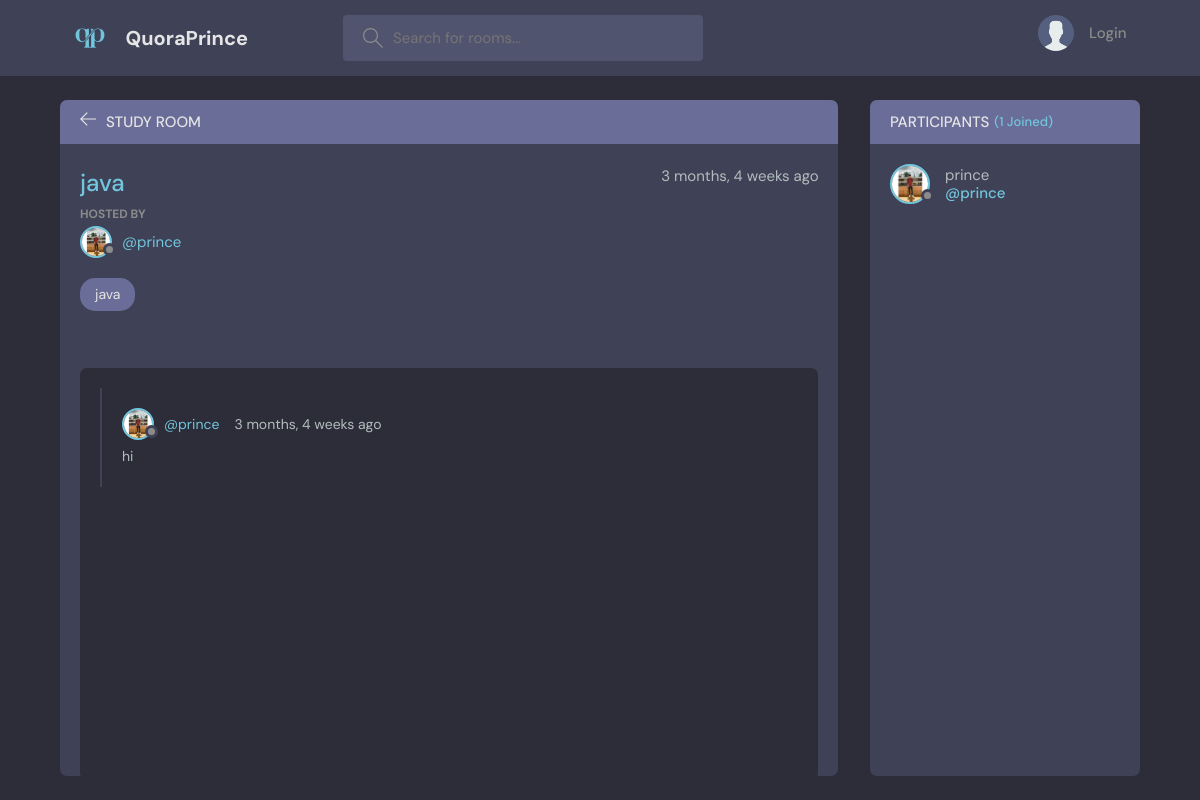
/room/11/, run on the app's committed database.
### base/models.py (models this page shows, shortened)
class Room(models.Model):
    host = models.ForeignKey(User, on_delete=models.SET_NULL, null=True)
    topic = models.ForeignKey(Topic, on_delete=models.SET_NULL, null=True)
    name = models.CharField(max_length=200)
    description = models.TextField(null=True, blank=True)
    participants = models.ManyToManyField(
        User, related_name='participants', blank=True)
    updated = models.DateTimeField(auto_now=True)
    created = models.DateTimeField(auto_now_add=True)
    class Meta:
        ordering = ['-updated', '-created']

class User(AbstractUser):
    name = models.CharField(max_length=200, null=True)
    email = models.EmailField(unique=True, null=True)
    bio = models.TextField(null=True)
    avatar = models.ImageField(null=True, default="avatar.svg")
    USERNAME_FIELD = 'email'
    REQUIRED_FIELDS = []

class Topic(models.Model):
    name = models.CharField(max_length=200)
    def __str__(self) -> str:
        return self.name

class Message(models.Model):
    user = models.ForeignKey(User, on_delete=models.CASCADE)
    room = models.ForeignKey(Room, on_delete=models.CASCADE)
    body = models.TextField()
    updated = models.DateTimeField(auto_now=True)
    created = models.DateTimeField(auto_now_add=True)
    class Meta:
        ordering = ['-updated', '-created']

### base/views.py (the view, shortened to what this page needs)
# urls.py: path('room/<str:pk>/', views.room, name='room'),
def room(req, pk):
    room = Room.objects.get(id=pk)
    room_messages = room.message_set.all().order_by('-created')
    participants = room.participants.all()
    context = {'room': room, 'room_messages': room_messages,
               'participants': participants, 'pk': pk}
    return render(req, 'base/room.html', context)

### base/templates/base/room.html (shortened to what this page needs)
{% extends 'main.html' %} {% block content %}
<main class="profile-page layout layout--2">
  <div class="container">
    <div class="room">
      <div class="room__top">
        <div class="room__topLeft">
          <a href="{% url 'home' %}">
            <svg
              version="1.1"
              xmlns="http://www.w3.org/2000/svg"
              width="32"
              height="32"
              viewBox="0 0 32 32"
            >
              <title>arrow-left</title>
              <path
                d="M13.723 2.286l-13.723 13.714 13.719 13.714 1.616-1.611-10.96-10.96h27.625v-2.286h-27.625l10.965-10.965-1.616-1.607z"
              ></path>
            </svg>
          </a>
          <h3>Study Room</h3>
        </div>
      </div>
      <div class="room__box scroll">
        <div class="room__header scroll">
          <div class="room__info">
            <h3>{{room.name}}</h3>
            <span>{{room.created|timesince}} ago</span>
          </div>
          <div class="room__hosted">
            <p>Hosted By</p>
            <a
              href="{% url 'user-profile' room.host.id %}"
              class="room__author"
            >
              <div class="avatar avatar--small">
                <img src="{{room.host.avatar.url}}" />
              </div>
              <span>@{{room.host.username}}</span>
            </a>
          </div>
          <span class="room__topics">{{room.topic}}</span>
        </div>
        <div class="room__conversation">
          <div class="threads scroll">
            {% for message in room_messages %}
            <div class="thread">
              <div class="thread__top">
                <div class="thread__author">
                  <a
                    href="{% url 'user-profile' message.user.id %}"
                    class="thread__authorInfo"
                  >
                    <div class="avatar avatar--small">
                      <img src="{{message.user.avatar.url}}" />
                    </div>
                    <span>@{{message.user.username}}</span>
                  </a>
                  <span class="thread__date"
                    >{{message.created|timesince}} ago</span
                  >
                </div>
              </div>
              <div class="thread__details">{{message.body}}</div>
            </div>
            {% endfor %}
          </div>
        </div>
      </div>
    </div>
    <div class="participants">
      <h3 class="participants__top">
        Participants <span>({{participants.count}} Joined)</span>
      </h3>
      <div class="participants__list scroll">
        {% for party in participants %}
        <a href="{% url 'user-profile' party.id %}" class="participant">
          <div class="avatar avatar--medium">
            <img src="{{party.avatar.url}}" />
          </div>
          <p>
            {{party.username}}
            <span>@{{party.username}}</span>
          </p>
        </a>
        {% endfor %}
      </div>
    </div>
  </div>
</main>
{% endblock content %}

### data on the page
Room: name "java", created "3 months, 4 weeks", host.avatar (picture), host.username "prince", topic "java"
Message: user.avatar (picture), user.username "prince", created "3 months, 4 weeks", body "hi"
User: avatar (picture), username "prince"

### other printed values
{{ participants.count }} "1"
